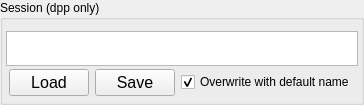
          <widget class="QGroupBox" name="groupBox_2">
           <property name="sizePolicy">
            <sizepolicy hsizetype="Preferred" vsizetype="Fixed">
             <horstretch>0</horstretch>
             <verstretch>0</verstretch>
            </sizepolicy>
           </property>
           <property name="title">
            <string>Session (dpp only)</string>
           </property>
           <property name="flat">
            <bool>true</bool>
           </property>
           <layout class="QGridLayout" name="gridLayout_8">
            <property name="leftMargin">
             <number>3</number>
            </property>
            <property name="rightMargin">
             <number>3</number>
            </property>
            <property name="bottomMargin">
             <number>3</number>
            </property>
            <property name="horizontalSpacing">
             <number>-1</number>
            </property>
            <property name="verticalSpacing">
             <number>0</number>
            </property>
            <item row="0" column="1">
             <widget class="QTextEdit" name="textEdit_SessionFileName">
              <property name="sizePolicy">
               <sizepolicy hsizetype="Expanding" vsizetype="Fixed">
                <horstretch>0</horstretch>
                <verstretch>0</verstretch>
               </sizepolicy>
              </property>
              <property name="maximumSize">
               <size>
                <width>16777215</width>
                <height>35</height>
               </size>
              </property>
              <property name="readOnly">
               <bool>true</bool>
              </property>
             </widget>
            </item>
            <item row="1" column="1">
             <widget class="QFrame" name="frame_2">
              <property name="frameShape">
               <enum>QFrame::NoFrame</enum>
              </property>
              <property name="frameShadow">
               <enum>QFrame::Raised</enum>
              </property>
              <layout class="QHBoxLayout" name="horizontalLayout_12">
               <property name="leftMargin">
                <number>3</number>
               </property>
               <property name="topMargin">
                <number>3</number>
               </property>
               <property name="rightMargin">
                <number>3</number>
               </property>
               <property name="bottomMargin">
                <number>3</number>
               </property>
               <item>
                <widget class="QPushButton" name="pushButton_LoadDPP">
                 <property name="sizePolicy">
                  <sizepolicy hsizetype="Fixed" vsizetype="Fixed">
                   <horstretch>0</horstretch>
                   <verstretch>0</verstretch>
                  </sizepolicy>
                 </property>
                 <property name="font">
                  <font>
                   <family>Helvetica</family>
                   <pointsize>12</pointsize>
                   <weight>50</weight>
                   <italic>false</italic>
                   <bold>false</bold>
                  </font>
                 </property>
                 <property name="text">
                  <string>Load</string>
                 </property>
                </widget>
               </item>
               <item>
                <widget class="QPushButton" name="pushButton_SaveDPP">
                 <property name="sizePolicy">
                  <sizepolicy hsizetype="Fixed" vsizetype="Fixed">
                   <horstretch>0</horstretch>
                   <verstretch>0</verstretch>
                  </sizepolicy>
                 </property>
                 <property name="font">
                  <font>
                   <family>Helvetica</family>
                   <pointsize>12</pointsize>
                   <weight>50</weight>
                   <italic>false</italic>
                   <bold>false</bold>
                  </font>
                 </property>
                 <property name="text">
                  <string>Save</string>
                 </property>
                </widget>
               </item>
               <item>
                <widget class="QCheckBox" name="checkBox_ForceOverwite">
                 <property name="text">
                  <string>Overwrite with default name</string>
                 </property>
                 <property name="checked">
                  <bool>true</bool>
                 </property>
                </widget>
               </item>
              </layout>
             </widget>
            </item>
           </layout>
          </widget>
